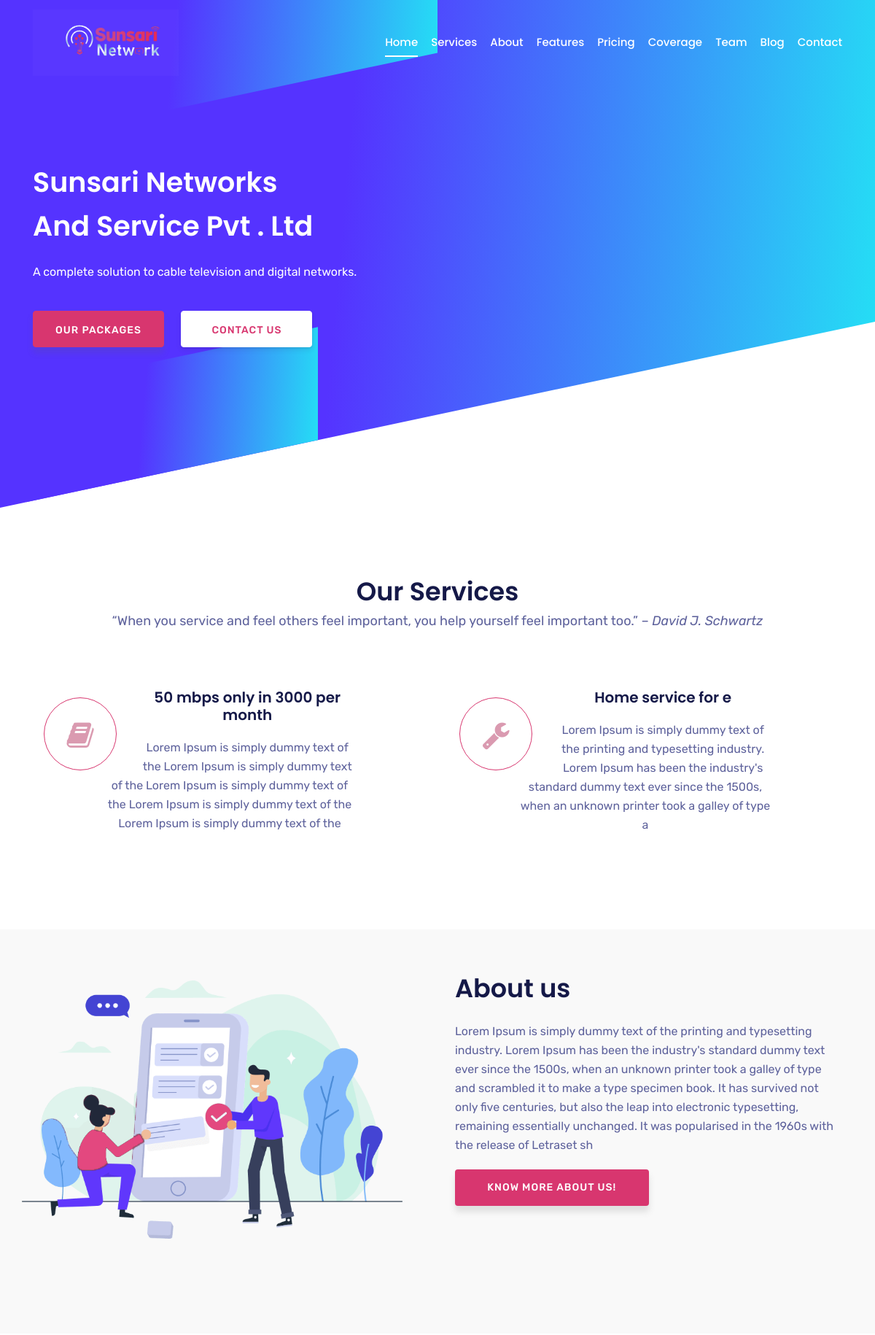
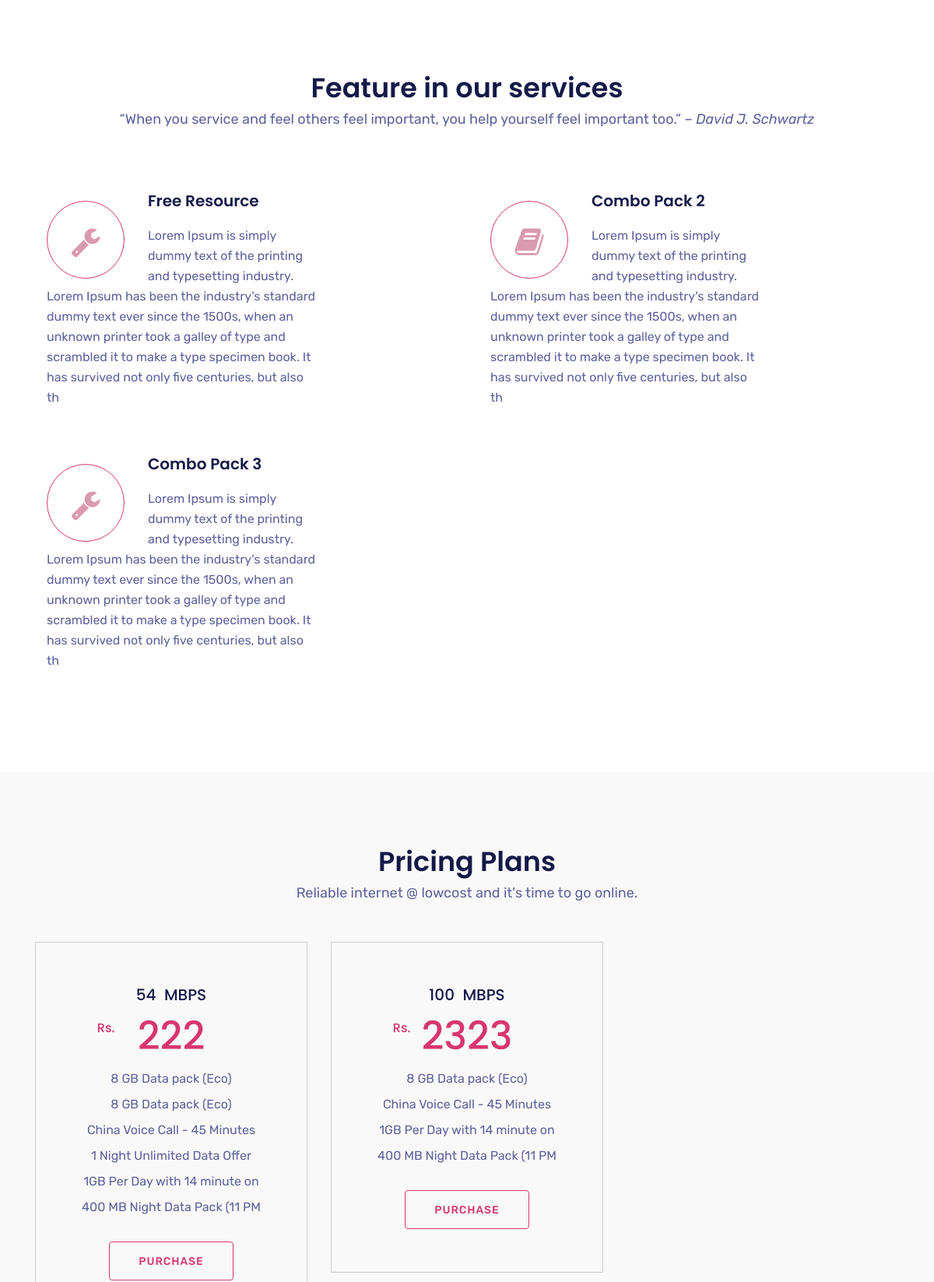
The page / (upper part) on the database its author committed (2 pictures, top to bottom).
### apps/models.py (models this page shows, shortened)
class Service(models.Model):
    title = models.CharField(max_length=250)
    description = models.CharField(max_length=400, null=True, blank=True)
    image = models.CharField(max_length=100, null=True,
                             blank=True, default="wrench")
    created_on = models.DateTimeField(auto_now_add=True)

class About(models.Model):
    title = models.CharField(max_length=250)
    description = models.TextField(max_length=430)
    image = models.ImageField(upload_to='apps/about', null=True, blank=True,
                              default='http://www.dar-elweb.com/demos/zarest/assets/img/tableB4.svg')
    created_on = models.DateTimeField(auto_now_add=True)
    class Meta:
        verbose_name = "About"
        verbose_name_plural = "About"

class Feature(models.Model):
    icon = models.CharField(max_length=100, null=True,
                            blank=True, default="wrench")
    title = models.CharField(max_length=250)
    description = models.TextField()
    created_on = models.DateTimeField(auto_now_add=True)

class Package(models.Model):
    plan_title = models.CharField(max_length=200)
    mbps = models.IntegerField()
    description = models.ManyToManyField(
        Listing)
    price = models.IntegerField()

class Listing(models.Model):
    title = models.CharField(max_length=30)
    def __str__(self):
        return self.title
    class Meta:
        verbose_name = "About"
        verbose_name_plural = "Package features"

### apps/views.py (the view)
# urls.py: path('', views.main, name="abc")
def main(request):
    about = About.objects.all()
    service = Service.objects.all()
    review = Review.objects.all()
    feature = Feature.objects.all()
    package = Package.objects.all()
    blogs = Blog.objects.all()[0:3]
    reviews = Review.objects.all()
    medias = SocialMedia.objects.all()
    company = ComapnyInfo.objects.all()
    teams = Team.objects.all()
    data = {'about': about, 'services': service, 'reviews': review,
            'features': feature, 'packages': package, 'blogs': blogs, 'company': company, 'medias': medias, 'teams': teams}
    return render(request, "apps/index.html", data)

### templates/apps/index.html (shortened to what this page needs)
{%load static%}
<!DOCTYPE html>
<html lang="en">
<head>
  <link href="https://maxcdn.bootstrapcdn.com/font-awesome/4.7.0/css/font-awesome.min.css" rel="stylesheet"
>
  <link rel="stylesheet" href="{% static 'css/bootstrap.min.css' %}">
  <link rel=" stylesheet" href="{% static 'css/animate.css' %}">
  <link rel=" stylesheet" href="{% static 'css/LineIcons.css' %}">
  <link rel=" stylesheet" href="{% static 'css/owl.carousel.css' %}">
  <link rel=" stylesheet" href="{% static 'css/owl.theme.css' %}">
  <link rel=" stylesheet" href="{% static 'css/magnific-popup.css' %}">
  <link rel=" stylesheet" href="{% static 'css/nivo-lightbox.css' %}">
  <link rel=" stylesheet" href="{% static 'css/main.css' %}">
  <link rel=" stylesheet" href="{% static 'css/responsive.css' %}">
</head>
<body>
  <header id="home" class="hero-area">
    <div class="overlay">
      <span></span>
      <span></span>
    </div>
    <nav class="navbar navbar-expand-md bg-inverse fixed-top scrolling-navbar">
      <div class="container">
        <a href="/" class="navbar-brand"><img style="width:200px;" src="{% static 'img/logo.png' %%}" alt=""></a>
        <div class="collapse navbar-collapse" id="navbarCollapse">
          <ul class="navbar-nav mr-auto w-100 justify-content-end">
            <li class="nav-item">
              <a class="nav-link page-scroll" href="#home">Home</a>
            </li>
            <li class="nav-item">
              <a class="nav-link page-scroll" href="#services">Services</a>
            </li>
            <li class="nav-item">
              <a class="nav-link page-scroll" href="#business-plan">About</a>
            </li>
            <li class="nav-item">
              <a class="nav-link page-scroll" href="#features">Features</a>
            </li>
            <li class="nav-item">
              <a class="nav-link page-scroll" href="#pricing">Pricing</a>
            </li>
            <li class="nav-item">
              <a class="nav-link page-scroll" href="#coverage">Coverage</a>
            </li>
            <li class="nav-item">
              <a class="nav-link page-scroll" href="#team">Team</a>
            </li>
            <li class="nav-item">
              <a class="nav-link page-scroll" href="#blog">Blog</a>
            </li>
            <li class="nav-item">
              <a class="nav-link page-scroll" href="#contact">Contact</a>
            </li>
          </ul>
        </div>
      </div>
    </nav>
    <div class="container">
      <div class="row space-100">
        <div class="col-lg-6 col-md-12 col-xs-12">
          <div class="contents">
            <h2 class="head-title">Sunsari Networks <br>And Service Pvt . Ltd</h2>
            <p>A complete solution to cable television and digital networks.</p>
            <div class="header-button">
              <a href="#" class="btn btn-border-filled">Our
                packages</a>
              <a href="#contact" class="btn btn-border page-scroll"> Contact Us
              </a>
            </div>
          </div>
        </div>
        <div class="col-lg-6 col-md-12 col-xs-12 p-0">
          <div class="intro-img">
          </div>
        </div>
      </div>
    </div>
  </header>
  <center> <span id="services">
      <section style="background-color:white;" id="feature" class="section">
        <div class="container">
          <div class="row">
            <div class="col-lg-12">
              <div class="features-text section-header text-center">
                <div>
                  <h2 class="section-title">Our Services</h2>
                  <div class="desc-text">
                    <p> “When you service and feel others feel important, you help yourself feel important too.” – <i>
                        David
                        J.
                        Schwartz
                      </i> </p>
                  </div>
                </div>
              </div>
            </div>
          </div>
          <div class="row featured-bg">
            {% for feature in services %}
            <div class="col-lg-6 col-md-6 col-xs-12 p-0">
              <div class="feature-item">
                <div class="feature-icon float-left">
                  <i class="fa fa-{{feature.image}}"></i>
                </div>
                <div class="feature-info">
                  <h4>{{feature.title}}</h4>
                  <p>{{feature.description}}</p>
                </div>
              </div>
            </div>
            {% endfor %}
          </div>
        </div>
      </section>
    </span>
  </center>
  <section style="background-color:#F9F9F9;" id="business-plan">
    <div class="container">
      <div class="row">
        <div class="col-lg-6 col-md-12 pl-0 pt-70 pr-5">
          <div class="business-item-img">
            {% for aboutus in about %}
            <img src="{{aboutus.image.url}}" class="img-fluid" alt="">
            {% endfor %}
          </div>
        </div>
        <div class="col-lg-6 col-md-12 pl-4">
          <div class="business-item-info">
            {% for aboutus in about %}
            <h3>{{aboutus.title}}</h3>
            <p>{{aboutus.description}}</p>
            {% endfor %}
            <a style="width:50%;color:white;" class="btn btn-common" href="#">Know more about us!</a>
          </div>
        </div>
      </div>
    </div>
  </section>
  <section style="background-color:white;" id="features" class="section">
    <div class="container">
      <div class="row">
        <div class="col-lg-12">
          <div class="features-text section-header text-center">
            <div>
              <h2 class="section-title">Feature in our services</h2>
              <div class="desc-text">
                <p> “When you service and feel others feel important, you help yourself feel important too.” – <i>
                    David
                    J.
                    Schwartz
                  </i> </p>
              </div>
            </div>
          </div>
        </div>
      </div>
      <div class="row featured-bg">
        {% for feature in features %}
        <div class="col-lg-6 col-md-6 col-xs-12 p-0">
          <div class="feature-item">
            <div class="feature-icon float-left">
              <i class="fa fa-{{feature.icon}}"></i>
            </div>
            <div class="feature-info">
              <h4>{{feature.title}}</h4>
              <p>{{feature.description}}</p>
            </div>
          </div>
        </div>
        {% endfor %}
      </div>
    </div>
  </section>
  <section style="background-color:#F9F9F9;" id="pricing" class="section">
    <div class="container">
      <div class="row">
        <div class="col-lg-12">
          <div class="pricing-text section-header text-center">
            <div>
              <h2 class="section-title">Pricing Plans</h2>
              <div class="desc-text">
                <p>Reliable internet @ lowcost and it's time to go online.</p>
              </div>
            </div>
          </div>
        </div>
      </div>
      <div class="row pricing-tables">
        {% for package in packages %}
        <div class="col-lg-4 col-md-4 col-xs-12">
          <div class="pricing-table text-center">
            <div class="pricing-details">
              <h3>{{package.mbps}} &nbsp;Mbps</h3>
              <h1><span> Rs.</span>{{package.price}}</h1>
              <ul>
                {% for des in package.description.all %}
                <li> {{ des }}</li>
                {% endfor %}
              </ul>
            </div>
            <div class="plan-button">
              <a href="#" class="btn btn-border">Purchase</a>
            </div>
          </div>
        </div>
        {% endfor %}
      </div>
    </div>
  </section>
</body>
</html>

### static/css/responsive.css (style rules this page uses)
@media only screen and (min-width: 992px) and (max-width: 1280px) { .navbar-expand-md .navbar-nav .nav-link { font-size: 15px; padding: 8px 0px; margin-left: 18px; } }
@media only screen and (min-width: 992px) and (max-width: 1280px) { .hero-area .contents h2 { font-size: 38px; } }
@media only screen and (min-width: 992px) and (max-width: 1280px) { .section { padding: 100px 0px; } }
@media only screen and (min-width: 992px) and (max-width: 1280px) { .feature-info { width: 80%; } }
@media only screen and (min-width: 992px) and (max-width: 1280px) { .feature-info { width: 68%; } }
@media only screen and (min-width: 992px) and (max-width: 1280px) { .hero-area .contents p { color: #fff; font-size: 16px; line-height: 26px; } }
@media only screen and (min-width: 992px) and (max-width: 1280px) { #pricing .pricing-table h1 span { left: 10%; } }

### templates/apps/index.html (style rules this page uses)
#feature { background: white; }
#feature .featured-bg { background: #fff; }
#feature .feature-item { padding: 30px; overflow: hidden; -moz-transition: all .8s ease; -webkit-transition: all .8s ease; transition: all .8s ease; }
#feature .feature-item .feature-icon { background: white; width: 100px; height: 100px; margin: 0px auto; margin-top: 0px; margin-right: auto; margin-bottom: 0px; margin-bottom: 0px; margin-bottom: 0px; text-align: center; display: block; border-radius: 50%; position: relative; margin-right: 30px; border: 1px solid #D8366F; margin-top: 12px; }
#feature .feature-item .feature-icon i { font-size: 40px; color: #da9ab0; position: absolute; left: 0; right: 0; top: 32%; }
#feature .feature-item h4 { font-size: 20px; font-weight: 600; margin-bottom: 20px; }
#feature .feature-item p { font-size: 16px; display: block; }

### rows shown on the page
Service: title "50 mbps only in 3000 per month", description "Lorem Ipsum is simply dummy text of the Lorem Ipsum is simply dummy text of the Lorem Ipsum is simply dummy text of the Lorem Ipsum is simply dummy text of the Lorem Ipsum is simply dummy text of the"
Service: title "Home service for e", description "Lorem Ipsum is simply dummy text of the printing and typesetting industry. Lorem Ipsum has been the industry's standard dummy text ever since the 1500s, when an unknown printer took a galley of type a"
About: image (picture), title "About us", description "Lorem Ipsum is simply dummy text of the printing and typesetting industry. Lorem Ipsum has been the industry's standard dummy text ever since the 1500s, when an unknown printer took a galley of type and scrambled it to make a type specimen book. It has survived not only five centuries, but also the leap into electronic typesetting, remaining essentially unchanged. It was popularised in the 1960s with the release of Letraset sh"
Feature: title "Free Resource", description "Lorem Ipsum is simply dummy text of the printing and typesetting industry. Lorem Ipsum has been the industry's standard dummy text ever since the 1500s, when an unknown printer took a galley of type and scrambled it to make a type specimen book. It has survived not only five centuries, but also th"
Feature: title "Combo Pack 2", description "Lorem Ipsum is simply dummy text of the printing and typesetting industry. Lorem Ipsum has been the industry's standard dummy text ever since the 1500s, when an unknown printer took a galley of type and scrambled it to make a type specimen book. It has survived not only five centuries, but also th"
Feature: title "Combo Pack 3", description "Lorem Ipsum is simply dummy text of the printing and typesetting industry. Lorem Ipsum has been the industry's standard dummy text ever since the 1500s, when an unknown printer took a galley of type and scrambled it to make a type specimen book. It has survived not only five centuries, but also th"
Package: mbps "54", price "222"
Listing: title "8 GB Data pack (Eco)"
Listing: title "8 GB Data pack (Eco)"
Listing: title "China Voice Call - 45 Minutes"
Listing: title "1 Night Unlimited Data Offer"
Listing: title "1GB Per Day with 14 minute on"
Listing: title "400 MB Night Data Pack (11 PM"
Package: mbps "100", price "2323"
